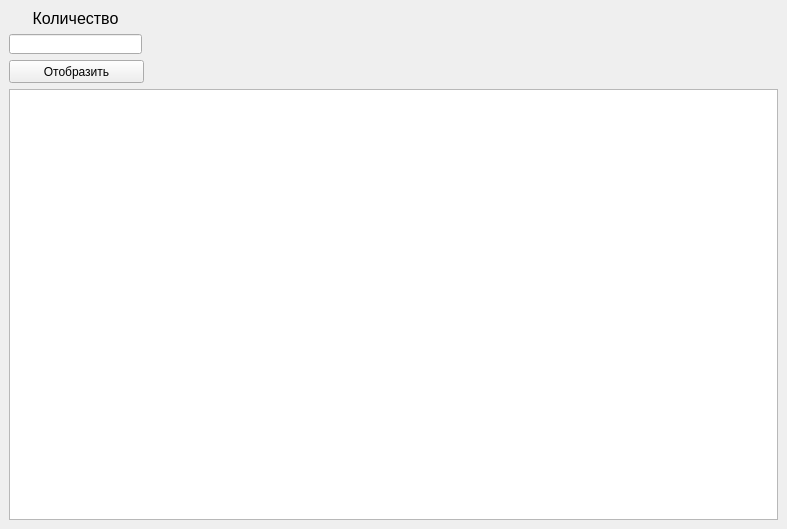
<?xml version="1.0" encoding="UTF-8"?>
<ui version="4.0">
 <class>MainWindow</class>
 <widget class="QMainWindow" name="MainWindow">
  <property name="geometry">
   <rect>
    <x>0</x>
    <y>0</y>
    <width>787</width>
    <height>529</height>
   </rect>
  </property>
  <property name="windowTitle">
   <string>MainWindow</string>
  </property>
  <widget class="QWidget" name="centralwidget">
   <layout class="QGridLayout" name="gridLayout_2">
    <item row="0" column="0">
     <layout class="QGridLayout" name="gridLayout">
      <item row="0" column="0">
       <layout class="QVBoxLayout" name="verticalLayout_2">
        <property name="sizeConstraint">
         <enum>QLayout::SetMinimumSize</enum>
        </property>
        <item>
         <layout class="QVBoxLayout" name="verticalLayout">
          <item>
           <widget class="QLabel" name="label">
            <property name="sizePolicy">
             <sizepolicy hsizetype="Fixed" vsizetype="Preferred">
              <horstretch>0</horstretch>
              <verstretch>0</verstretch>
             </sizepolicy>
            </property>
            <property name="minimumSize">
             <size>
              <width>133</width>
              <height>19</height>
             </size>
            </property>
            <property name="maximumSize">
             <size>
              <width>133</width>
              <height>19</height>
             </size>
            </property>
            <property name="font">
             <font>
              <pointsize>12</pointsize>
             </font>
            </property>
            <property name="text">
             <string>Количество</string>
            </property>
            <property name="alignment">
             <set>Qt::AlignCenter</set>
            </property>
           </widget>
          </item>
          <item>
           <widget class="QLineEdit" name="lineEdit_count">
            <property name="sizePolicy">
             <sizepolicy hsizetype="Fixed" vsizetype="Fixed">
              <horstretch>0</horstretch>
              <verstretch>0</verstretch>
             </sizepolicy>
            </property>
            <property name="minimumSize">
             <size>
              <width>133</width>
              <height>20</height>
             </size>
            </property>
            <property name="maximumSize">
             <size>
              <width>133</width>
              <height>20</height>
             </size>
            </property>
           </widget>
          </item>
         </layout>
        </item>
        <item>
         <widget class="QPushButton" name="pushButton">
          <property name="sizePolicy">
           <sizepolicy hsizetype="Fixed" vsizetype="Fixed">
            <horstretch>0</horstretch>
            <verstretch>0</verstretch>
           </sizepolicy>
          </property>
          <property name="minimumSize">
           <size>
            <width>135</width>
            <height>23</height>
           </size>
          </property>
          <property name="maximumSize">
           <size>
            <width>135</width>
            <height>23</height>
           </size>
          </property>
          <property name="text">
           <string>Отобразить</string>
          </property>
         </widget>
        </item>
       </layout>
      </item>
      <item row="1" column="0">
       <widget class="QGraphicsView" name="graphicsView"/>
      </item>
     </layout>
    </item>
   </layout>
  </widget>
 </widget>
 <resources/>
 <connections/>
</ui>
